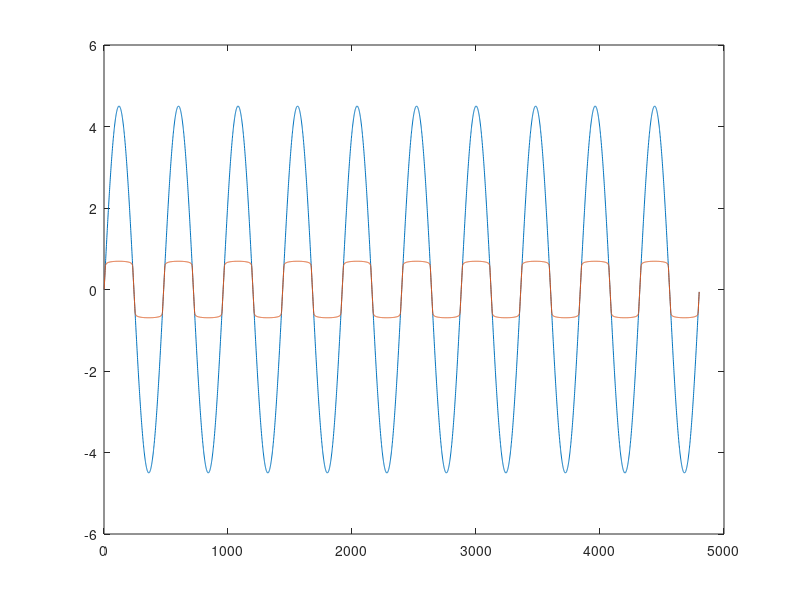

Write the MATLAB code that produced this figure.
% RatClipping_NoDC_Ideal_NR.m
clear; clc; close all;

% Input Parameters
Fs = 48000;

Ts = 1/Fs;
t = [0:Ts:.1-Ts].';
f = 100;

% Generate Input
x = 4.5 * sin(2 * pi * f * t);
N = length(x);

% Diode Characteristics
Is = 10e-15;
eta = 1.000;
Vt = 0.026;

% Other Components
R1 = 1e3;

% Prepare Loop
y = zeros(N, 1);
Vo = 0;

for n = 1 : N
    Vi = x(n, 1);
    
    % Transfer Function
    p = -Vi/R1;
    num = 2 * Is * sinh(Vo/(eta * Vt)) + Vo/R1 + p;
    
    b = 1;
    count = 1;
    if (abs(num) > .0000000001 && count < 10)
        % Derivate of Transfer Function for Vo
        den = 2 * Is / (eta * Vt) * cosh(Vo / (eta * Vt)) + 1/R1;

        Vnew = Vo - b * num/den;
        num2 = 2 * Is * sinh(Vnew/(eta * Vt)) + Vnew/R1 + p;
        
        % Damp the Newton Raphson to eliminate divergence
        if (abs(num2) > abs(num))
            b = b/2;
        else
            Vo = Vnew;
            b = 1;
        end
        
        % Recalculate numerator
        num = 2 * Is * sinh(Vo/(eta * Vt)) + Vo/R1 + p;
        
        count = count + 1;
    end
    
    y(n, 1) = Vo;
end

plot(x); hold on;  plot(y); hold off;